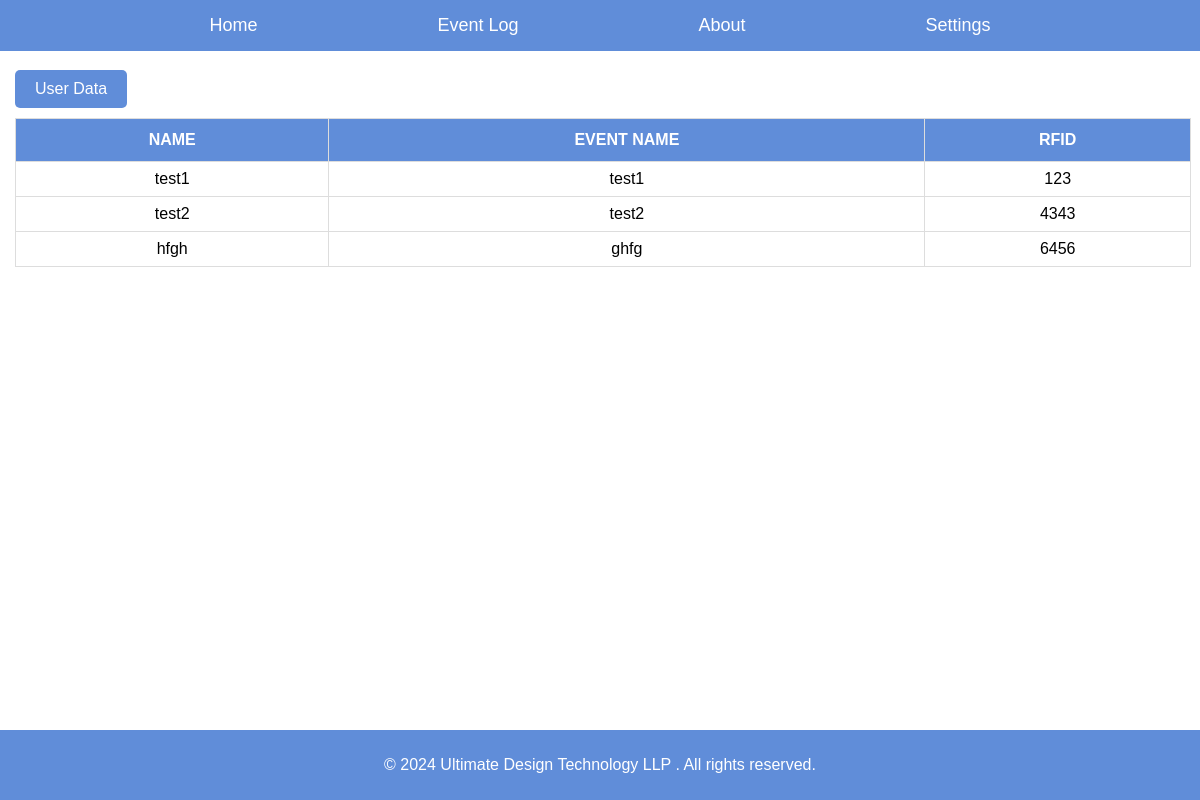
Before: / with the older database file.
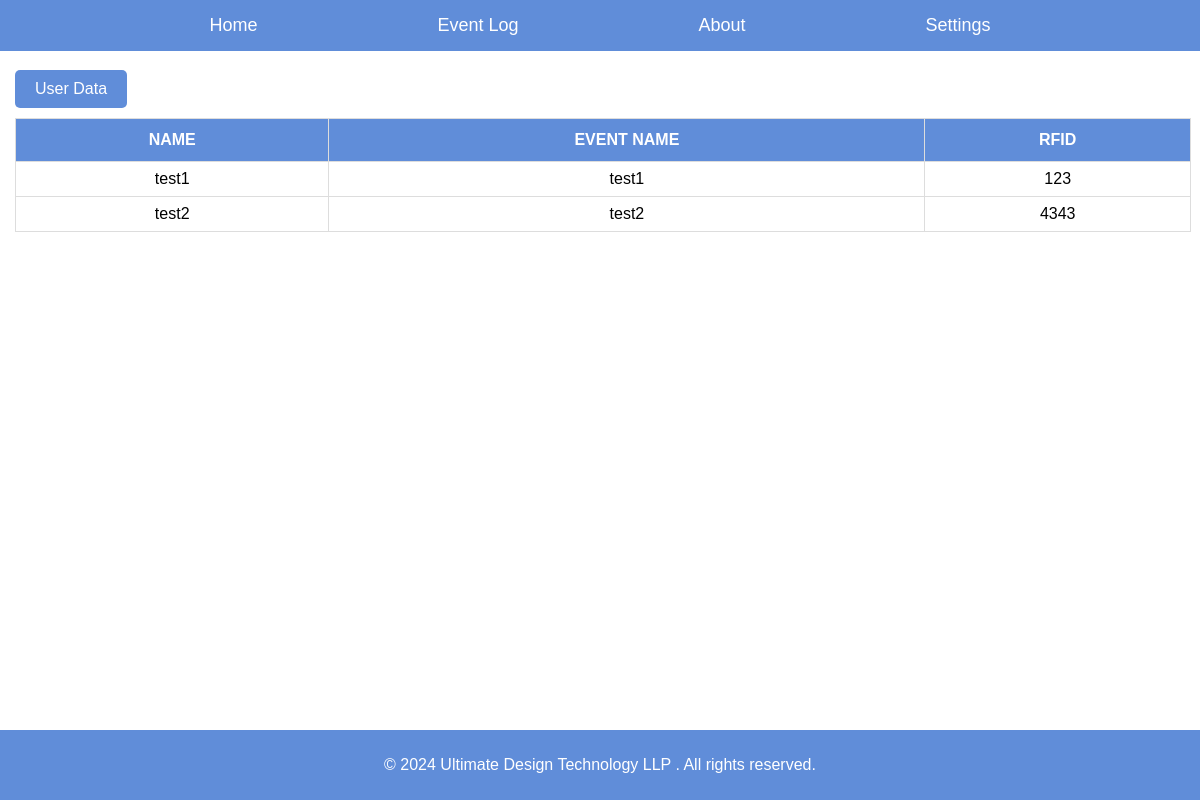
After: the same page with the newer database file.
### app1/models.py (models this page shows, shortened)
class EventRecord(models.Model):
    name = models.CharField(max_length=255)
    event_name = models.CharField(max_length=255)
    rfid = models.CharField(max_length=255, unique=True)  # Ensure rfid is unique

### app1/views.py (the view)
# urls.py: path('', views.show_event_records, name='event_records'),
def show_event_records(request):
    records = EventRecord.objects.all()
    return render(request, 'app1/event_records.html', {'records': records})

### app1/templates/app1/event_records.html (shortened to what this page needs)
<!DOCTYPE html>
<html lang="en">
<head>
</head>
<body>
    <header>
        <nav>
            <a href="{% url 'event_records' %}">Home</a>
            <a href="{% url 'event_log' %}">Event Log</a>
            <a href="#">About</a>
            <a href="#">Settings</a>
        </nav>
    </header>
    <a href="{% url 'add_event' %}" class="btn">User Data</a>
    <table class="event-table">
        <thead>
            <tr>
                <th>Name</th>
                <th>Event Name</th>
                <th>RFID</th>
            </tr>
        </thead>
        <tbody>
            {% for record in records %}
            <tr>
                <td>{{ record.name }}</td>
                <td>{{ record.event_name }}</td>
                <td>{{ record.rfid }}</td>
            </tr>
            {% empty %}
            <tr>
                <td colspan="3">No records found</td>
            </tr>
            {% endfor %}
        </tbody>
    </table>
    <footer>
        <p>&copy; 2024 Ultimate Design Technology LLP . All rights reserved.</p>
    </footer>
</body>
</html>

Changed rows visible on the page:
removed EventRecord: name "hfgh", event_name "ghfg", rfid "6456"
